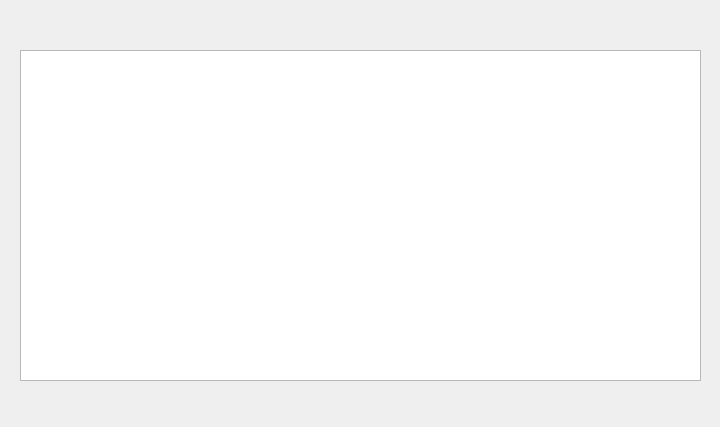
<?xml version="1.0" encoding="UTF-8"?>
<ui version="4.0">
 <class>newTable</class>
 <widget class="QWidget" name="newTable">
  <property name="geometry">
   <rect>
    <x>0</x>
    <y>0</y>
    <width>720</width>
    <height>427</height>
   </rect>
  </property>
  <property name="windowTitle">
   <string>Form</string>
  </property>
  <widget class="QTableWidget" name="tableWidget">
   <property name="geometry">
    <rect>
     <x>20</x>
     <y>50</y>
     <width>681</width>
     <height>331</height>
    </rect>
   </property>
  </widget>
 </widget>
 <resources/>
 <connections/>
</ui>
